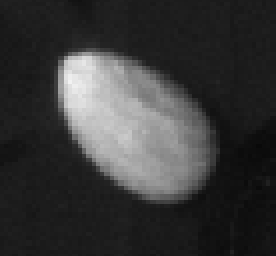
#> input picture src/Yolo/datasets/train/images/almond_template_2.png, 138 x 128 px (shown 2 times larger)
$ python bbx.py
#> lines starting #> are read from the running program, lines starting #| are printed output that depends on the picture; after the words box and inside, x2 and y2 are one past the last pixel; in counts of white or black regions, pixels touching at a corner belong together
import cv2
import matplotlib.pyplot as plt


def find_bounding_boxes_with_preview(image_path):

    image = cv2.imread(image_path)
#> image is the input picture: shape (128, 138, 3); min 9, max 242, mean 56.4
    if image is None:
        raise FileNotFoundError(f"Immagine non trovata: {image_path}")

    # Converte in scala di grigi
    gray = cv2.cvtColor(image, cv2.COLOR_BGR2GRAY)

    # Applica il threshold (puoi modificare i valori)
    _, thresh = cv2.threshold(gray, 128, 255, cv2.THRESH_BINARY_INV + cv2.THRESH_OTSU)
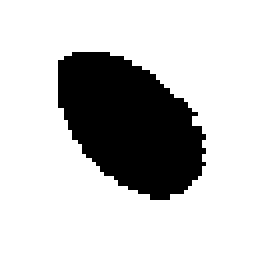
#> thresh: shape (128, 138) (shown 2 times larger); 78.9% white; 1 black region, box (x1, y1, x2, y2) and area: (29, 26, 103, 100) 3734

    # Trova i contorni
    contours, _ = cv2.findContours(thresh, cv2.RETR_EXTERNAL, cv2.CHAIN_APPROX_SIMPLE)
#> contours = [[[0, 0], [0, 127], [137, 127], [137, 0]]]

    # Ottieni i bounding box
    bounding_boxes = [cv2.boundingRect(contour) for contour in contours]
#> bounding_boxes = [(0, 0, 138, 128)]

    # Disegna i bounding box sull'immagine originale
    for (x, y, w, h) in bounding_boxes:
        cv2.rectangle(image, (x, y), (x + w, y + h), (0, 255, 0), 2)
#> this loop made 1 pass
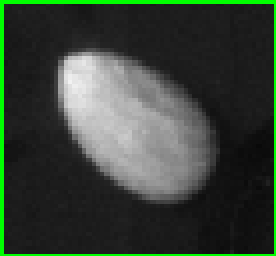
#> image: shape (128, 138, 3) (shown 2 times larger); 4.47% of pixels changed, all inside (x1, y1, x2, y2) = (0, 0, 138, 128)

    # Converti in RGB per matplotlib
    image_rgb = cv2.cvtColor(image, cv2.COLOR_BGR2RGB)

    # Mostra l'immagine con i bounding box
    plt.figure(figsize=(10, 10))
    plt.imshow(image_rgb)
    plt.axis('off')
    plt.title("Bounding Boxes Trovati")
    plt.show()


# Esempio di utilizzo
find_bounding_boxes_with_preview("../Yolo/datasets/train/images/almond_template_2.png")

$ run again, with src/Yolo/datasets/train/images/almond_template_4.png copied over src/Yolo/datasets/train/images/almond_template_2.png
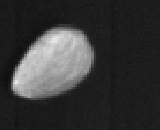
#> input picture src/Yolo/datasets/train/images/almond_template_4.png, 160 x 130 px
#> in find_bounding_boxes_with_preview, image is the input picture: shape (130, 160, 3); min 14, max 231, mean 55.5
#> in find_bounding_boxes_with_preview, `_, thresh = cv2.threshold(gray, 128, 255, cv2.THRESH_BINARY_INV + cv2...`:
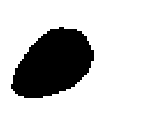
#> thresh: shape (130, 160); 80.5% white; 1 black region, box (x1, y1, x2, y2) and area: (11, 27, 94, 98) 4056
#> contours = [[[0, 0], [0, 129], [159, 129], [159, 0]]]
#> bounding_boxes = [(0, 0, 160, 130)]
#> the loop in find_bounding_boxes_with_preview, `for (x, y, w, h) in bounding_boxes:` made 1 pass
#> after the loop in find_bounding_boxes_with_preview, `for (x, y, w, h) in bounding_boxes:`:
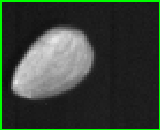
#> image: shape (130, 160, 3); 4.14% of pixels changed, all inside (x1, y1, x2, y2) = (0, 0, 160, 130)

$ run again, with src/Yolo/datasets/train/images/almond_template_5.png copied over src/Yolo/datasets/train/images/almond_template_2.png
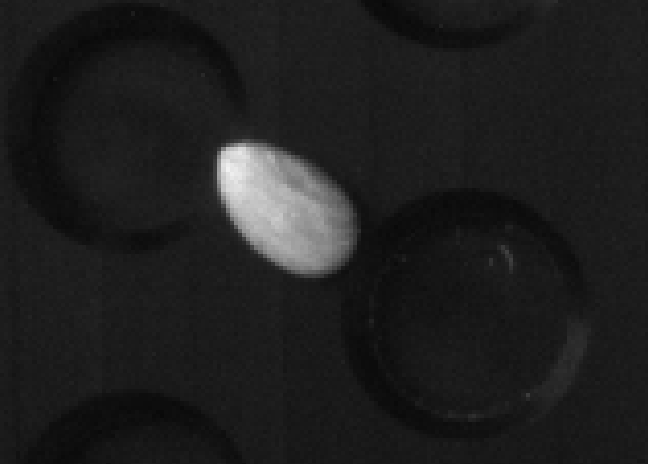
#> input picture src/Yolo/datasets/train/images/almond_template_5.png, 648 x 464 px
#> in find_bounding_boxes_with_preview, image is the input picture: shape (464, 648, 3); min 7, max 242, mean 30.8
#> in find_bounding_boxes_with_preview, `_, thresh = cv2.threshold(gray, 128, 255, cv2.THRESH_BINARY_INV + cv2...`:
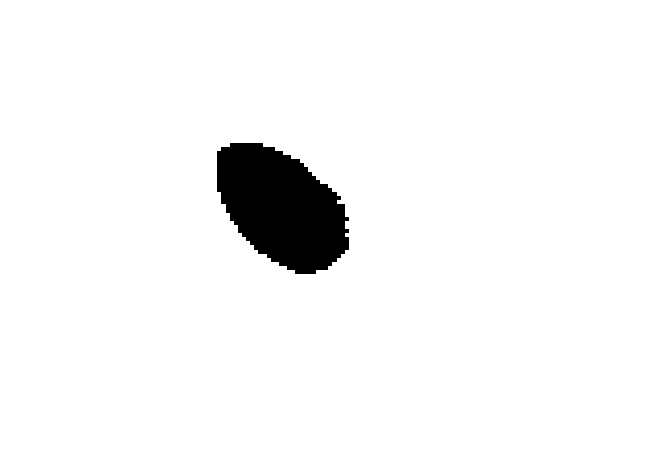
#> thresh: shape (464, 648); 96% white; 1 black region, box (x1, y1, x2, y2) and area: (217, 143, 349, 274) 11929
#> contours = [[[0, 0], [0, 463], [647, 463], [647, 0]]]
#> bounding_boxes = [(0, 0, 648, 464)]
#> the loop in find_bounding_boxes_with_preview, `for (x, y, w, h) in bounding_boxes:` made 1 pass
#> after the loop in find_bounding_boxes_with_preview, `for (x, y, w, h) in bounding_boxes:`:
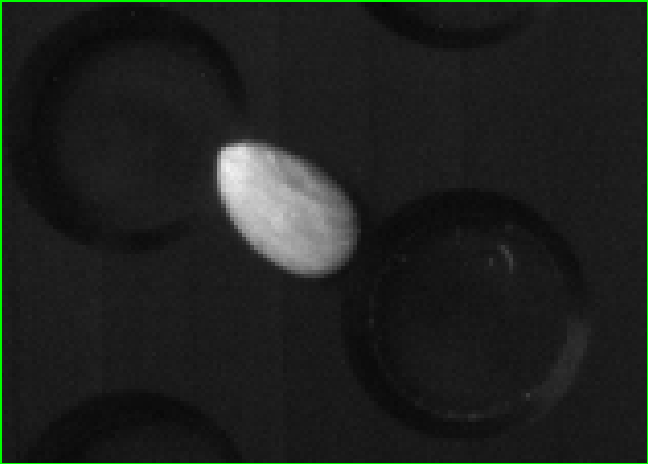
#> image: shape (464, 648, 3); 1.11% of pixels changed, all inside (x1, y1, x2, y2) = (0, 0, 648, 464)
